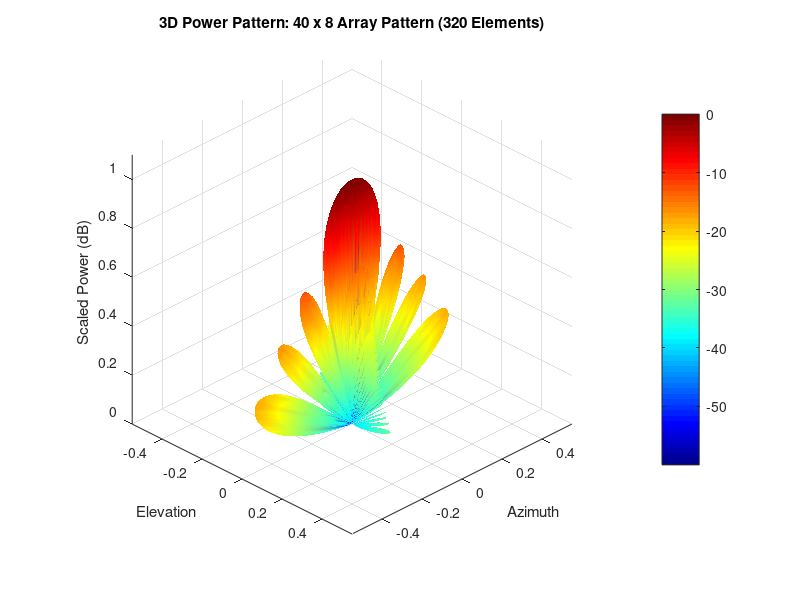
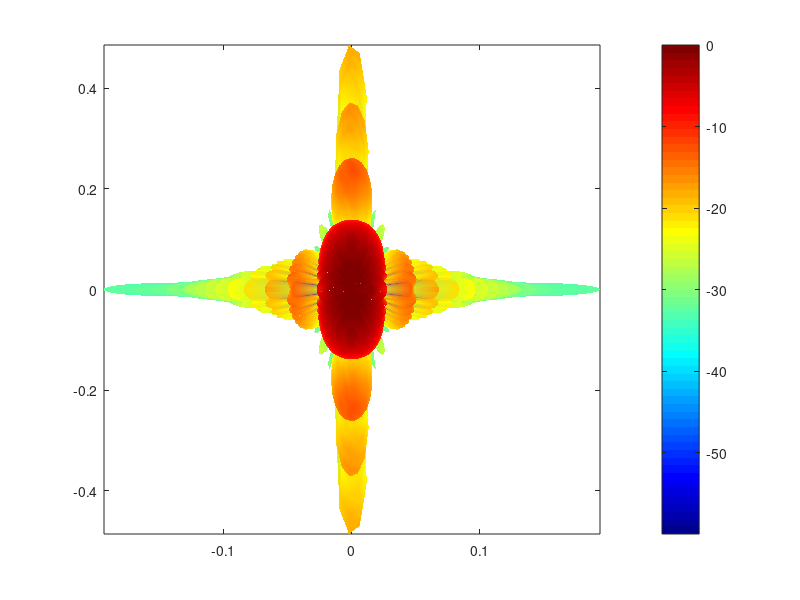

MATLAB code for these plots, in order: (Note: this script raises an error after producing the figures.)
%COURSE: ENG EC707 RADAR REMOTE SENSING
%PROF. : JOSHUA SEMETER
%AUTHOR: CHRISTOPHER LEMUS
%YEAR  : 2026 - SPRING
%HW #  : Final Project
%DUE   : April 23 2026 

% N x M Phased Array Antenna 3D Power Pattern (dB)
clear;
close all;

% --- Parameters ---
N = 40; M = 8;      % Array elements
d = 0.5;            % Element Spacing (lambda)
theta_steer = 20;   % Steering Angle (Elevation, deg)
phi_steer = 30;     % Steering Angle (Azimuth, deg)

% Create observation grid
psi = linspace(0, pi, 180);       % Elevation
phi = linspace(0, 2*pi, 360);       % Azimuth
[PHI, PSI] = meshgrid(phi, psi);

% Sum
factors = zeros(size(PSI));
for n =  0:N-1
    for m =  0:M-1
        % Phase contribution for element (n,m)
        psi = n * (2*pi*d*sin(PSI).*cos(PHI) ) + ...
              m * (2*pi*d*sin(PSI).*sin(PHI) );
        factors = factors + exp(1i * psi);
    end
end

% Power Pattern
F = abs(factors).^2;
F = F / max(F(:)); 
F_dB = 10 * log10(F + 1e-6); 

% --- 3D Visualization ---
% Convert to Cartesian for 3D plotting. 
% We scale the radius to a linear range based on dB: 
% 0 dB -> max radius, -40 dB -> 0 radius.
R_dB_scaled = (F_dB + 40) / 40; % Maps [-40, 0] to [0, 1]
R_dB_scaled(R_dB_scaled < 0) = 0;   % Threshold any value below -40 dB

X = R_dB_scaled .* sin(PSI) .* cos(PHI);
Y = R_dB_scaled .* sin(PSI) .* sin(PHI);
Z = R_dB_scaled .* cos(PSI);

% Plot as a 3D mesh surface
figure('Color', 'w');
surf(X, Y, Z, F_dB); % Color by original dB value
shading interp; 
colormap('jet'); 
colorbar;
view(45, 30); 
axis equal; 
grid on;
title(['3D Power Pattern: 40 x 8 Array Pattern (320 Elements)']);
zlim([0 1.1]); % Set z-axis limit to show the lobe clearly
zlabel('Scaled Power (dB)');
xlabel('Elevation')
ylabel('Azimuth')

figure('Color', 'w');
pcolor(X, Y, F_dB);
shading interp; colormap('jet');
colorbar; 
clim([-40 0]); % 40dB dynamic range
axis square; 
grid on;
title(['40 x 8 Array Pattern (320 Elements)']);
ylabel('u = sin(\theta)cos(\phi)'); 
xlabel('v = sin(\theta)sin(\phi)');
